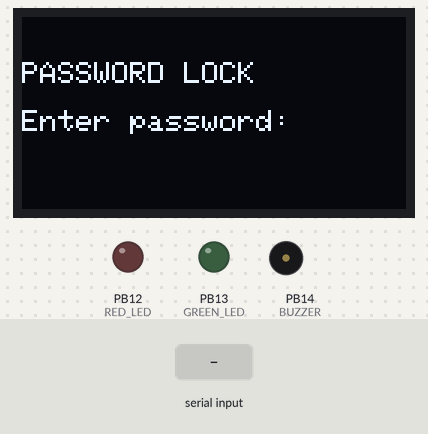
The sketch below on a simulated STM32 Blue Pill. Shown: 128×64 one-colour display, output pins drawn as LEDs (lit = HIGH), buzzer (waves = sounding, pin HIGH). Inputs (shaded band) come from the test bench. The modem accepts every AT command (registered, SIM ready, sends succeed) and sends nothing else.

Above: at 2.2 s.
2.3 s: "1\n" received over the second serial link
At 4.44 s:
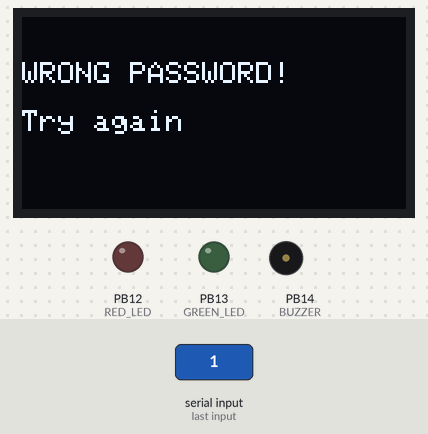
At 17.3 s:
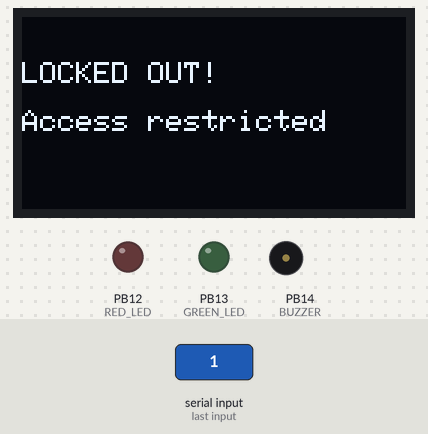
Timing chart, 0 to 18.8 s (numbered marks = the images above; inputs shaded):
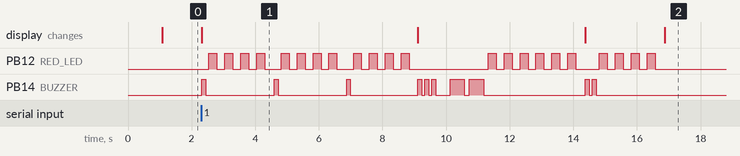

The sketch:

sketch.ino
```cpp
#include <Arduino.h>
#include <Wire.h>
#include <Adafruit_GFX.h>
#include <Adafruit_SSD1306.h>

// ========== OLED CONFIGURATION ==========
#define SCREEN_WIDTH 128
#define SCREEN_HEIGHT 64
#define OLED_RESET -1
#define OLED_ADDRESS 0x3C

Adafruit_SSD1306 display(
  SCREEN_WIDTH, SCREEN_HEIGHT, &Wire, OLED_RESET
);

// ========== HARDWARE PINS ==========
const int GREEN_LED = PB13;
const int RED_LED   = PB12;
const int BUZZER    = PB14;

// ========== PASSWORDS ==========
const char PASSWORD[] = "1234";
const char RECOVERY_PASSWORD[] = "7777";

// ========== SECURITY SETTINGS ==========
const int MAX_ATTEMPTS = 3;
int wrongAttempts = 0;

bool lockedOut = false;
bool unlocked = false;

const unsigned long UNLOCK_TIME = 7000;
unsigned long unlockStartedAt = 0;

// ========== BLUETOOTH INPUT ==========
String receivedPassword = "";
bool inputStarted = false;

// ========== OLED DISPLAY ==========
void showMessage(const char* line1,
                 const char* line2 = "") {
  display.clearDisplay();
  display.setTextSize(1);
  display.setTextColor(SSD1306_WHITE);
  display.setCursor(0, 15);
  display.println(line1);
  display.println();
  display.println(line2);
  display.display();
}

// ========== LED BLINKING ==========
void blinkLED(int pin, int times, int intervalMs) {
  for (int i = 0; i < times; i++) {
    digitalWrite(pin, HIGH);
    delay(intervalMs);
    digitalWrite(pin, LOW);
    delay(intervalMs);
  }
}

// ========== BUZZER PATTERNS ==========
// Assumes an active buzzer with HIGH = ON.

void shortBeep() {
  digitalWrite(BUZZER, HIGH);
  delay(120);
  digitalWrite(BUZZER, LOW);
  delay(100);
}

void longBeep() {
  digitalWrite(BUZZER, HIGH);
  delay(450);
  digitalWrite(BUZZER, LOW);
  delay(150);
}

// Correct password: two short beeps
void successSound() {
  shortBeep();
  shortBeep();
}

// Wrong normal password: one short beep
void errorSound() {
  shortBeep();
}

// Wrong recovery password: two short beeps
void recoveryErrorSound() {
  shortBeep();
  shortBeep();
}

// Automatic relock: one long beep
void relockSound() {
  longBeep();
}

// Full lockout: three short, then two long beeps
void lockoutSound() {
  shortBeep();
  shortBeep();
  shortBeep();

  delay(350);

  longBeep();
  longBeep();
}

// ========== PASSWORD PROMPT ==========
void askForPassword() {
  showMessage("PASSWORD LOCK", "Enter password:");
  Serial1.println("Enter password:");
}

// ========== UNLOCK SYSTEM ==========
void unlockSystem() {
  lockedOut = false;
  unlocked = true;
  wrongAttempts = 0;

  digitalWrite(RED_LED, LOW);
  digitalWrite(BUZZER, LOW);

  unlockStartedAt = millis();

  showMessage("ACCESS UNLOCKED", "Auto-lock: 7 sec");

  Serial1.println("ACCESS UNLOCKED");
  Serial1.println("Auto-lock in 7 seconds");

  successSound();

  // Green LED blinks five times
  blinkLED(GREEN_LED, 5, 250);

  // Green LED remains ON during unlocked state
  digitalWrite(GREEN_LED, HIGH);
}

// ========== FULL LOCKOUT ==========
void enterLockout() {
  lockedOut = true;
  unlocked = false;

  digitalWrite(GREEN_LED, LOW);
  digitalWrite(RED_LED, LOW);

  // Do not reveal the recovery password
  showMessage("LOCKED OUT!", "Access restricted");

  Serial1.println("LOCKED OUT!");
  Serial1.println("Access restricted.");

  // Special lockout alarm
  lockoutSound();

  // Red LED warning
  blinkLED(RED_LED, 6, 250);
  digitalWrite(RED_LED, LOW);

  // Keep recovery password secret
  showMessage("LOCKED OUT!", "Access restricted");
}

// ========== PASSWORD PROCESSING ==========
void handlePassword(String entered) {
  entered.trim();

  if (entered.length() == 0) {
    return;
  }

  // Ignore further entries while unlocked
  if (unlocked) {
    Serial1.println("Already unlocked.");
    return;
  }

  // ----- LOCKED-OUT MODE -----
  if (lockedOut) {
    if (entered == RECOVERY_PASSWORD) {
      Serial1.println("Recovery accepted.");
      unlockSystem();
    } else {
      digitalWrite(GREEN_LED, LOW);

      showMessage("LOCKED OUT!", "Invalid code");
      Serial1.println("Invalid code. Still locked.");

      recoveryErrorSound();

      blinkLED(RED_LED, 4, 250);
      digitalWrite(RED_LED, LOW);

      // Never show the recovery password
      showMessage("LOCKED OUT!", "Access restricted");
    }

    return;
  }

  // ----- NORMAL PASSWORD MODE -----
  if (entered == PASSWORD) {
    unlockSystem();
  } else {
    wrongAttempts++;

    digitalWrite(GREEN_LED, LOW);

    showMessage("WRONG PASSWORD!", "Try again");
    Serial1.println("WRONG PASSWORD!");

    errorSound();

    blinkLED(RED_LED, 4, 250);
    digitalWrite(RED_LED, LOW);

    Serial1.print("Attempts: ");
    Serial1.print(wrongAttempts);
    Serial1.print("/");
    Serial1.println(MAX_ATTEMPTS);

    if (wrongAttempts >= MAX_ATTEMPTS) {
      enterLockout();
    } else {
      askForPassword();
    }
  }
}

// ========== SETUP ==========
void setup() {
  pinMode(GREEN_LED, OUTPUT);
  pinMode(RED_LED, OUTPUT);
  pinMode(BUZZER, OUTPUT);

  digitalWrite(GREEN_LED, LOW);
  digitalWrite(RED_LED, LOW);
  digitalWrite(BUZZER, LOW);

  // OLED I2C: PB6 = SCL, PB7 = SDA
  Wire.setSCL(PB6);
  Wire.setSDA(PB7);
  Wire.begin();

  // HC-05/HC-06: PA9 TX, PA10 RX
  Serial1.begin(9600);

  if (!display.begin(
        SSD1306_SWITCHCAPVCC, OLED_ADDRESS)) {
    while (true) {
      // Stop if OLED initialization fails
    }
  }

  showMessage("STM32 PASSWORD", "System starting...");
  delay(1000);

  askForPassword();
}

// ========== MAIN LOOP ==========
void loop() {
  // Automatically relock after seven seconds
  if (unlocked &&
      (unsigned long)(millis() - unlockStartedAt)
        >= UNLOCK_TIME) {

    unlocked = false;

    digitalWrite(GREEN_LED, LOW);
    digitalWrite(RED_LED, LOW);
    digitalWrite(BUZZER, LOW);

    showMessage("SYSTEM LOCKED", "Enter password:");
    Serial1.println("AUTO-LOCKED");

    relockSound();

    delay(300);
    askForPassword();
  }

  // Read incoming Bluetooth characters
  while (Serial1.available() > 0) {
    char c = (char)Serial1.read();

    if (c == '\r' || c == '\n') {
      if (inputStarted &&
          receivedPassword.length() > 0) {

        handlePassword(receivedPassword);
      }

      receivedPassword = "";
      inputStarted = false;
    }
    else if (c >= 32 && c <= 126) {
      inputStarted = true;

      if (receivedPassword.length() < 32) {
        receivedPassword += c;
      } else {
        // Reject oversized input
        receivedPassword = "";
        inputStarted = false;
      }
    }
  }
}
```

Measured:
- after the input at 2.3 s, PB12 (RED_LED): LOW → HIGH after 0.25 s, → LOW 0.25 s later, → HIGH 0.25 s later, → LOW 0.25 s later, … (44 changes in this stretch); PB14 (BUZZER): LOW → HIGH at once, → LOW 0.12 s later, → HIGH 2.2 s later, → LOW 0.12 s later, … (20 changes in this stretch); the display: changes at once (image 1)
